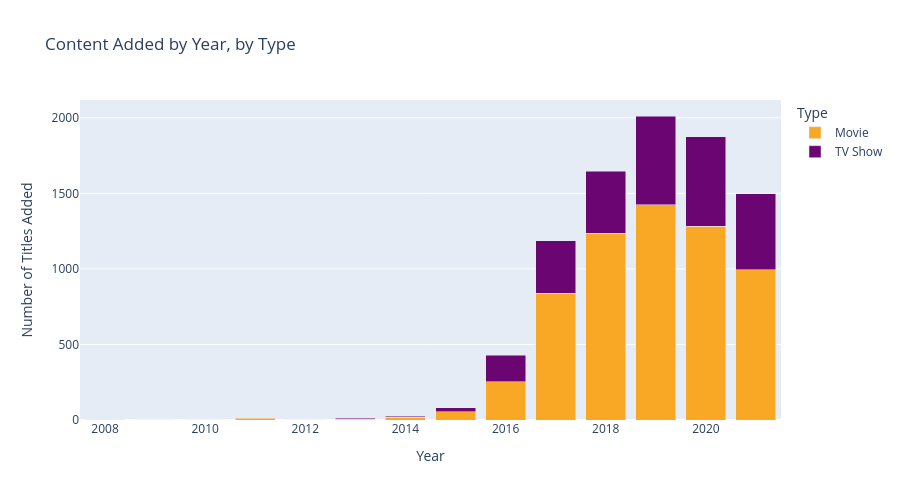

Notebook code cell kept with this figure:
### Code cell
#Content added over time, split by type
#Have more TV Shows added in recent years vs. movies?
df['YearAdded'] = df['date_added'].dt.year
yearly_type = df.groupby(['YearAdded', 'type'])['show_id'].count().reset_index()
yearly_type.columns = ['Year', 'Type', 'Count']

fig = px.bar(yearly_type, x='Year', y='Count', color='Type', barmode='stack',
             title='Content Added by Year, by Type', color_discrete_sequence=['#F9A826', '#6A0572'])
fig.update_layout(xaxis_title='Year', yaxis_title='Number of Titles Added', height=500)
fig.show()

### Figure 1 — Plotly figure (JSON) as saved in the notebook; plotly's stock layout.template omitted (floating-point values rounded to 4 significant figures)
{"data": [{"hovertemplate": "Type=Movie<br>Year=%{x}<br>Count=%{y}<extra></extra>", "legendgroup": "Movie", "marker": {"color": "#F9A826", "pattern": {"shape": ""}}, "name": "Movie", "orientation": "v", "showlegend": true, "textposition": "auto", "type": "bar", "x": [2008, 2009, 2010, 2011, 2012, 2013, 2014, 2015, 2016, 2017, 2018, 2019, 2020, 2021], "xaxis": "x", "y": [1, 2, 1, 13, 3, 6, 19, 56, 253, 838, 1236, 1424, 1284, 993], "yaxis": "y"}, {"hovertemplate": "Type=TV Show<br>Year=%{x}<br>Count=%{y}<extra></extra>", "legendgroup": "TV Show", "marker": {"color": "#6A0572", "pattern": {"shape": ""}}, "name": "TV Show", "orientation": "v", "showlegend": true, "textposition": "auto", "type": "bar", "x": [2008, 2013, 2014, 2015, 2016, 2017, 2018, 2019, 2020, 2021], "xaxis": "x", "y": [1, 4, 5, 26, 174, 349, 410, 588, 592, 505], "yaxis": "y"}], "layout": {"barmode": "stack", "height": 500, "legend": {"title": {"text": "Type"}, "tracegroupgap": 0}, "title": {"text": "Content Added by Year, by Type"}, "xaxis": {"anchor": "y", "domain": [0, 1], "title": {"text": "Year"}}, "yaxis": {"anchor": "x", "domain": [0, 1], "title": {"text": "Number of Titles Added"}}}}
